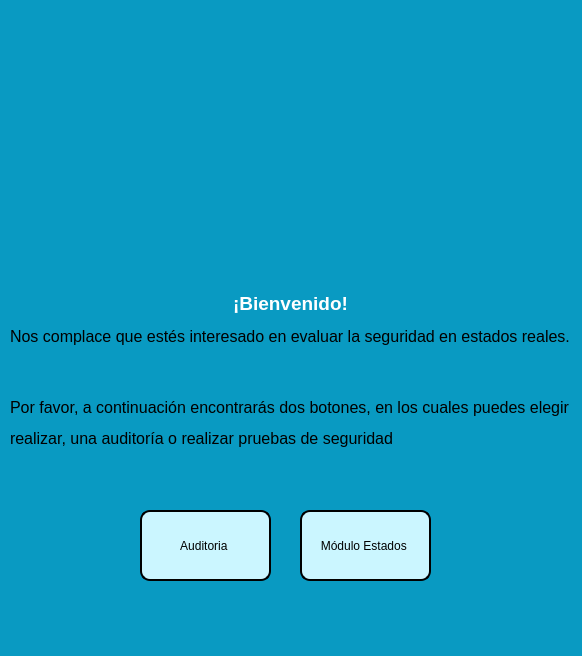
<?xml version="1.0" encoding="UTF-8"?>
<ui version="4.0">
 <class>Audita_Pro</class>
 <widget class="QMainWindow" name="Audita_Pro">
  <property name="geometry">
   <rect>
    <x>0</x>
    <y>0</y>
    <width>582</width>
    <height>656</height>
   </rect>
  </property>
  <property name="sizePolicy">
   <sizepolicy hsizetype="Fixed" vsizetype="Fixed">
    <horstretch>0</horstretch>
    <verstretch>0</verstretch>
   </sizepolicy>
  </property>
  <property name="windowTitle">
   <string>Bienvenido Menú Selección</string>
  </property>
  <property name="styleSheet">
   <string notr="true">
background-color: rgb(9, 154, 194);</string>
  </property>
  <widget class="QWidget" name="centralwidget">
   <widget class="QPushButton" name="pushButtonAuditoria">
    <property name="geometry">
     <rect>
      <x>140</x>
      <y>510</y>
      <width>131</width>
      <height>71</height>
     </rect>
    </property>
    <property name="styleSheet">
     <string notr="true">QPushButton {
    background-color: rgb(203, 246, 255);
    font: 12pt &quot;Arial&quot;;
    border: 2px solid black;
    border-radius: 10px;
}

QPushButton:hover {
    background-color: rgb(180, 230, 255); /* Color cuando el cursor está sobre el botón */
}

QPushButton:pressed {
    background-color: rgb(150, 220, 255); /* Color cuando el botón está presionado */
}


</string>
    </property>
    <property name="text">
     <string>Auditoria </string>
    </property>
   </widget>
   <widget class="QLabel" name="label">
    <property name="geometry">
     <rect>
      <x>0</x>
      <y>0</y>
      <width>571</width>
      <height>263</height>
     </rect>
    </property>
    <property name="sizePolicy">
     <sizepolicy hsizetype="Fixed" vsizetype="Fixed">
      <horstretch>0</horstretch>
      <verstretch>0</verstretch>
     </sizepolicy>
    </property>
    <property name="minimumSize">
     <size>
      <width>571</width>
      <height>0</height>
     </size>
    </property>
    <property name="styleSheet">
     <string notr="true">font: 10pt &quot;Arial&quot;;
background-color: rgb(245, 245, 220);</string>
    </property>
    <property name="text">
     <string>&lt;html&gt;&lt;head/&gt;&lt;body&gt;&lt;p align=&quot;justify&quot;&gt;&lt;span style=&quot; font-size:14pt; font-weight:600;&quot;&gt;¡Bienvenido! &lt;/span&gt;&lt;/p&gt;&lt;p align=&quot;justify&quot;&gt;&lt;br/&gt;Nos complace que estés interesado en evaluar la seguridad en estados reales.&lt;/p&gt;&lt;p align=&quot;justify&quot;&gt;Estamos aquí para ayudarte en tus objetivos de seguridad informática.&lt;/p&gt;&lt;p align=&quot;justify&quot;&gt;Si estás buscando realizar una auditoría o pruebas de seguridad &lt;/p&gt;&lt;p align=&quot;justify&quot;&gt;en entornos reales has llegado al lugar adecuado. &lt;/p&gt;&lt;p align=&quot;justify&quot;&gt;Nuestro equipo de expertos está listo para trabajar contigo&lt;/p&gt;&lt;p align=&quot;justify&quot;&gt;y proporcionarte el apoyo necesario para llevar a cabo estas evaluaciones.&lt;/p&gt;&lt;p align=&quot;justify&quot;&gt;Por favor, a continuación encontrara dos botones,&lt;/p&gt;&lt;p align=&quot;justify&quot;&gt;en el cual usted puede elegir realizar una auditoria o el botón de realizar pruebas de seguridad &lt;/p&gt;&lt;/body&gt;&lt;/html&gt;</string>
    </property>
    <property name="textFormat">
     <enum>Qt::AutoText</enum>
    </property>
    <property name="alignment">
     <set>Qt::AlignJustify|Qt::AlignTop</set>
    </property>
   </widget>
   <widget class="QLabel" name="label_2">
    <property name="geometry">
     <rect>
      <x>0</x>
      <y>0</y>
      <width>581</width>
      <height>271</height>
     </rect>
    </property>
    <property name="sizePolicy">
     <sizepolicy hsizetype="Fixed" vsizetype="Fixed">
      <horstretch>0</horstretch>
      <verstretch>0</verstretch>
     </sizepolicy>
    </property>
    <property name="text">
     <string/>
    </property>
    <property name="pixmap">
     <pixmap>Imagenes/logo principal.jpg</pixmap>
    </property>
   </widget>
   <widget class="QPushButton" name="pushButton_3">
    <property name="geometry">
     <rect>
      <x>300</x>
      <y>510</y>
      <width>131</width>
      <height>71</height>
     </rect>
    </property>
    <property name="styleSheet">
     <string notr="true">QPushButton {
    background-color: rgb(203, 246, 255);
    font: 12pt &quot;Arial&quot;;
    border: 2px solid black;
    border-radius: 10px;
}

QPushButton:hover {
    background-color: rgb(180, 230, 255); /* Color cuando el cursor está sobre el botón */
}

QPushButton:pressed {
    background-color: rgb(150, 220, 255); /* Color cuando el botón está presionado */
}


</string>
    </property>
    <property name="text">
     <string>Módulo Estados </string>
    </property>
   </widget>
   <widget class="QLabel" name="label_3">
    <property name="geometry">
     <rect>
      <x>10</x>
      <y>280</y>
      <width>561</width>
      <height>181</height>
     </rect>
    </property>
    <property name="text">
     <string>&lt;html&gt;&lt;head/&gt;&lt;body&gt;&lt;p align=&quot;center&quot;&gt;&lt;span style=&quot; font-family:'Arial','sans-serif'; font-size:14pt; font-weight:600; color:#ffffff;&quot;&gt;¡Bienvenido!&lt;/span&gt;&lt;/p&gt;&lt;p&gt;&lt;span style=&quot; font-family:'Arial','sans-serif'; font-size:12pt;&quot;&gt;Nos complace que estés interesado en evaluar la seguridad en estados reales.&lt;/span&gt;&lt;/p&gt;&lt;p&gt;&lt;br/&gt;&lt;/p&gt;&lt;p&gt;&lt;span style=&quot; font-family:'Arial','sans-serif'; font-size:12pt;&quot;&gt;Por favor, a continuación encontrarás dos botones, en los cuales puedes elegir a &lt;/span&gt;&lt;/p&gt;&lt;p&gt;&lt;span style=&quot; font-family:'Arial','sans-serif'; font-size:12pt;&quot;&gt;realizar, una auditoría o realizar pruebas de seguridad&lt;/span&gt;&lt;/p&gt;&lt;/body&gt;&lt;/html&gt;</string>
    </property>
   </widget>
  </widget>
  <widget class="QStatusBar" name="statusbar"/>
 </widget>
 <resources/>
 <connections/>
</ui>
